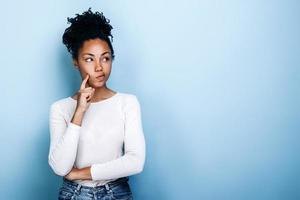
#> input picture Images/testImg1.JPG, 300 x 200 px, found by its file name
$ python imagePreprocessing.py
#> lines starting #> are read from the running program, lines starting #| are printed output that depends on the picture; after the words box and inside, x2 and y2 are one past the last pixel; in counts of white or black regions, pixels touching at a corner belong together
import cv2
import numpy as np
import matplotlib.pyplot as plt

image_path = "/Users/kendallboesch/Desktop/CS5351-SeniorDesign/TestCQ/Images/testImg1.JPG"
output_path = "/Users/kendallboesch/Desktop/CS5351-SeniorDesign/TestCQ/afterProcessing.jpg"
face_x = 0
face_y = 0
face_width = 0
face_height = 0

#image read
img = cv2.imread(image_path)
#> img is the input picture: shape (200, 300, 3); mean B, G, R 218.2, 199.7, 172

#print dimensions
print("original measures: ", img.shape)
#| original measures:  (200, 300, 3)
print('\n')

                    # FACIAL DETECTION
#convert to grayscale
gray_image = cv2.cvtColor(img, cv2.COLOR_BGR2GRAY)
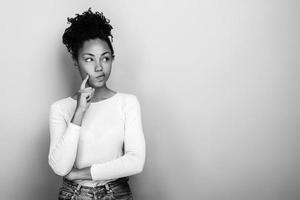
#> gray_image: shape (200, 300); min 0, max 255, mean 193.5

#get dimensions of grayscale image
print("gray scale measures: ", gray_image.shape)
#| gray scale measures:  (200, 300)
print('\n')

# #load pre-trained Haar Cascase classifier
face_classifier = cv2.CascadeClassifier(
    cv2.data.haarcascades + "haarcascade_frontalface_default.xml"
)
#perform facial detection
face = face_classifier.detectMultiScale(
    gray_image, scaleFactor=1.1, minNeighbors=5, minSize=(40, 40)
)
#> face = [[74, 40, 48, 48]]
#draw bounding box
for (x, y, w, h) in face:
    cv2.rectangle(img, (x, y), (x + w, y + h), (0, 255, 0), 4)
    face_x = x
    face_y = y
    face_width = w
    face_height = h;
#> this loop made 1 pass
#> (x, y, w, h, face_x, face_y, face_width, face_height) on pass 1: (74, 40, 48, 48, 74, 40, 48, 48)
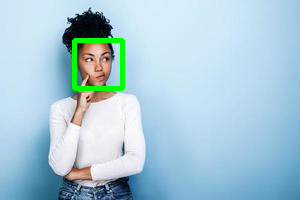
#> img: shape (200, 300, 3); 1.58% of pixels changed, all inside (x1, y1, x2, y2) = (72, 38, 125, 91)

# print face dimension values
print(f"Face dimensions: \n\tX start: {face_x} \n\tY start: {face_y} \n\tHeight: {face_height} \n\tWidth: {face_width}")
#| Face dimensions:
#| 	X start: 74
#| 	Y start: 40
#| 	Height: 48
#| 	Width: 48

#display image
img_rgb = cv2.cvtColor(img, cv2.COLOR_BGR2RGB)

cv2.imwrite("img_bgr.jpg", img)

cv2.imwrite(output_path, img_rgb)

                    # CROP TO FACE
# get face box x & y vales
x1 = face_x
#> x1 = 74
x2 = face_x + face_width
#> x2 = 122
y1 = face_y
#> y1 = 40
y2 = face_y + face_height
#> y2 = 88

#crop the image
cropped_image = img[y1:y2, x1:x2]
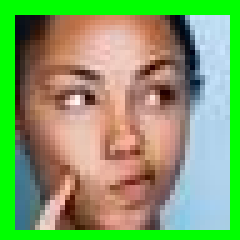
#> cropped_image: shape (48, 48, 3) (shown 5 times larger); mean B, G, R 105.8, 161.7, 131.9

# save cropped image
cv2.imwrite('cropped_image.jpg', cropped_image)

                    # RESIZE CROPPED IMAGE
# set scale factor
scale_factor = 3.0

# retrieve height & width
height,width = cropped_image.shape[:2]
#> height = 48; width = 48

# calculate new heights
new_height = int(height * scale_factor)
#> new_height = 144
new_width = int(width * scale_factor)
#> new_width = 144

# resize the cropped image
resized_cropped_image = cv2.resize(cropped_image, (new_width, new_height))
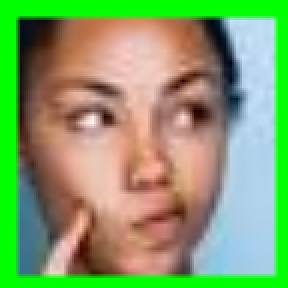
#> resized_cropped_image: shape (144, 144, 3) (shown 2 times larger); mean B, G, R 105.7, 161.6, 131.8

# save the resized image
cv2.imwrite('resized_cropped_image.jpg', resized_cropped_image)

                    # DATA NORMALIZATION
# convert image to float32 for precise calculations
image_float = resized_cropped_image.astype(np.float32)

# normalize pixel valyes to range [0, 1]
normalized_image = image_float/255.0

# scale image
scaled_image = (normalized_image * 255).astype(np.uint8)

#save normalized image
cv2.imwrite('normalized_image.jpg', scaled_image)

cv2.imshow('Final', scaled_image)

                    # IMAGE BLURRING

#blurred_image = cv2.GaussianBlur(resized_cropped_image,)
